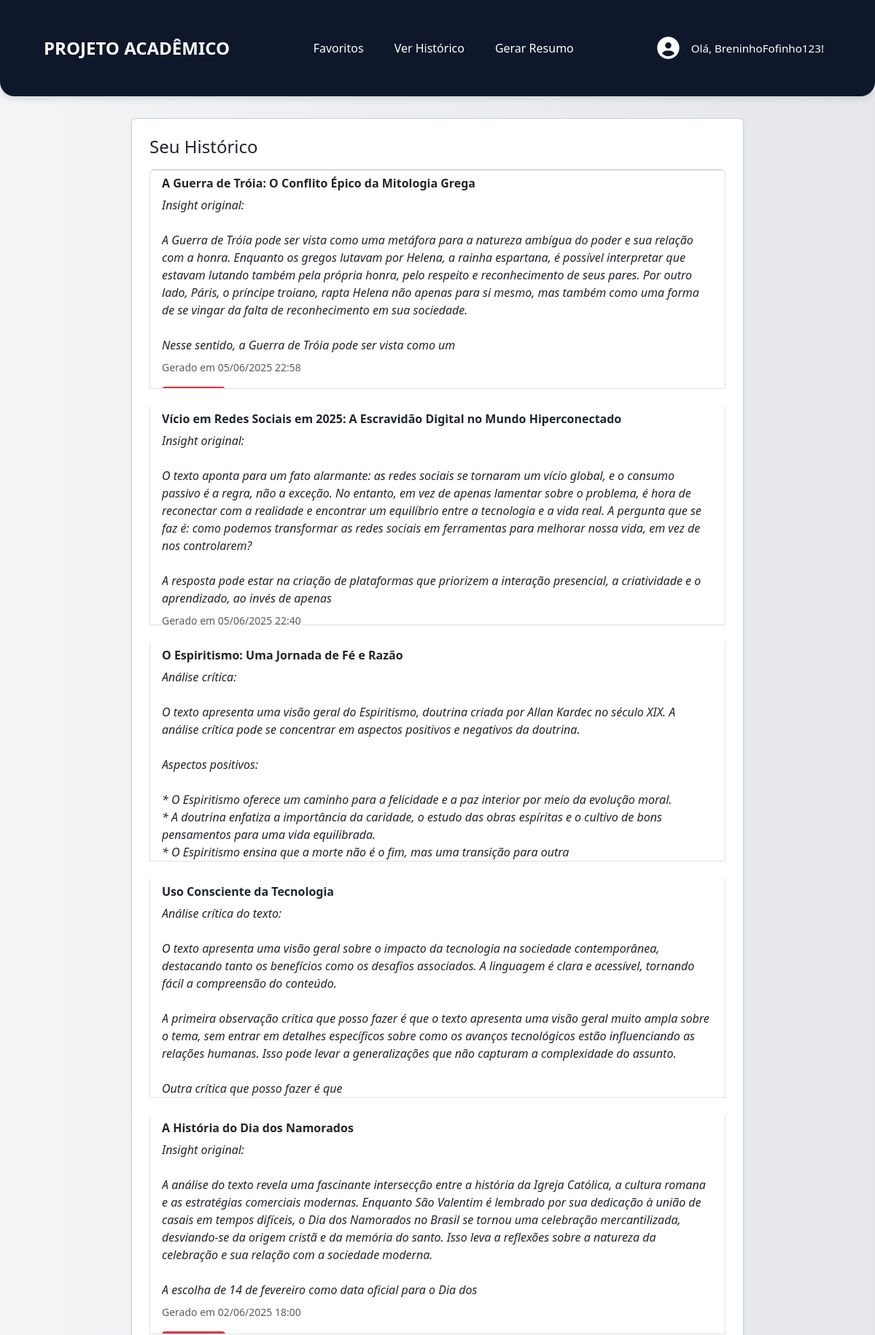
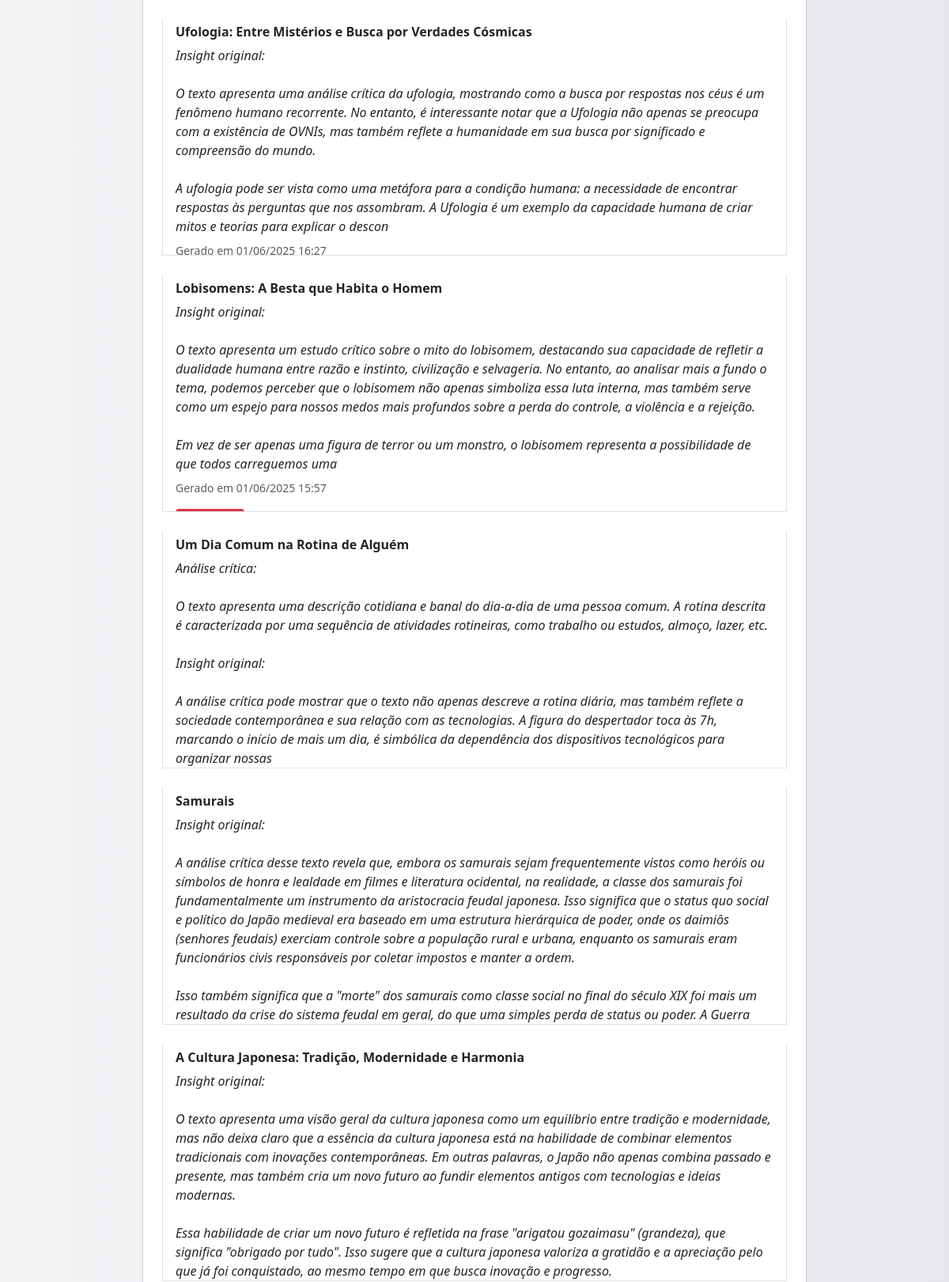
Screenshot of /historico/ (signed in, upper part) with the database file from the repository (2 pictures, top to bottom).
### meu_app/models.py (models this page shows)
class Usuario(models.Model):
    nome = models.CharField(max_length=100)
    email = models.EmailField(unique=True)
    senha = models.CharField(max_length=100)
    def __str__(self):
        return self.nome

class ResumoGerado(models.Model):
    texto_original = models.ForeignKey(TextoOriginal, on_delete=models.CASCADE)
    resumo = models.TextField()
    data_criacao = models.DateTimeField(auto_now_add=True)
    foi_exportado_pdf = models.BooleanField(default=False)

class TextoOriginal(models.Model):
    usuario = models.ForeignKey(Usuario, on_delete=models.CASCADE)
    titulo = models.CharField(max_length=200)
    conteudo = models.TextField()
    data_envio = models.DateTimeField(auto_now_add=True)

### meu_app/views.py (the view)
# urls.py: path('historico/', views.historico, name='historico'),
def historico(request):
    usuario_id = request.session.get('usuario_id')
    if not usuario_id:
        return redirect('login')
    usuario = get_object_or_404(Usuario, pk=usuario_id)
    resumos = ResumoGerado.objects.filter(texto_original__usuario_id=usuario_id).order_by("-data_criacao")
    return render(request, 'meu_app/historico.html', {
        'resumos': resumos,
        'usuario': usuario
    })

### meu_app/templates/meu_app/historico.html (shortened to what this page needs)
{% load static %}
<!DOCTYPE html>
<html lang="pt-br">
<head>
    <link rel="stylesheet" href="https://cdnjs.cloudflare.com/ajax/libs/font-awesome/6.5.0/css/all.min.css">
    <link rel="stylesheet" href="https://cdn.jsdelivr.net/npm/bootstrap@5.3.0/dist/css/bootstrap.min.css">
    <link rel="stylesheet" href="{% static 'meu_app/style.css' %}">
</head>
<body>
    <header class="cabecalho p-3">
        <div class="container d-flex flex-wrap justify-content-between align-items-center">
            <a href="{% url 'index' %}" class="logo text-white text-decoration-none fs-4 fw-bold">
                PROJETO ACADÊMICO
            </a>
            <nav class="nav">
                <a href="#" class="nav-link text-white px-3">Favoritos</a>
                <a href="{% url 'historico' %}" class="nav-link text-white px-3">Ver Histórico</a>
                <a href="{% url 'index' %}" class="nav-link text-white px-3">Gerar Resumo</a>
            </nav>
            <div class="perfil d-flex align-items-center">
                <i class="fas fa-user-circle fa-2x me-2 text-white"></i>
                <a href="{% url 'perfil' usuario.id %}" class="nav-link text-white p-0">Olá, {{ usuario }}!</a>
            </div>
        </div>
    </header>
    <main class="flex-fill">
        {% if resumos %}
        <div class="container my-6" style="max-width: 900px;">
            <div class="card p-4 shadow-sm">
                <h4 class="mb-3">Seu Histórico</h4>
                <ul class="list-group">
                    {% for resumo in resumos %}
                    <li class="list-group-item mb-4">
                        <h6 class="fw-bold mb-2">{{ resumo.texto_original.titulo }}</h6>
                        <p class="mb-2"><em>{{ resumo.resumo }}</em></p>
                        <small class="text-muted d-block mb-3">Gerado em {{ resumo.data_criacao|date:"d/m/Y H:i" }}</small>
                        <button type="button"
                            class="btn btn-danger btn-sm"
                            data-bs-toggle="modal"
                            data-bs-target="#modalConfirmacao"
                            data-resumo-id="{{ resumo.id }}"
                            data-titulo="{{ resumo.texto_original.titulo }}">
                        </button>
                    </li>
                    {% endfor %}
                </ul>
            </div>
        </div>
        {% else %}
            <p class="text-center mt-5">Você ainda não gerou nenhum resumo.</p>
        {% endif %}
    </main>
</body>
</html>

### meu_app/static/meu_app/style.css (style rules this page uses)
* { margin: 0; padding: 0; box-sizing: border-box; }
body { font-family: 'Segoe UI', Tahoma, Geneva, Verdana, sans-serif; background: linear-gradient(to right, #f3f4f6, #e5e7eb); color: #111827; min-height: 100vh; }
.cabecalho { background-color: #0f172a !important; color: white; box-shadow: 0 4px 10px rgba(0, 0, 0, 0.1); border-bottom-left-radius: 20px; border-bottom-right-radius: 20px; }
.cabecalho a { text-decoration: none; color: white; margin-right: 10px; }
.container { display: flex; padding: 30px; gap: 30px; }
.nav-link { color: white; font-weight: 500; transition: color 0.3s; }
.perfil { gap: 8px; font-size: 0.95rem; }
.list-group-item p { word-break: break-word; white-space: pre-wrap; max-width: 100%; overflow-x: auto; }
.list-group-item { max-height: 300px; overflow-y: auto; }

### rows the page displays
Usuario: nome "BreninhoFofinho123"
ResumoGerado: texto_original.titulo "A Guerra de Tróia: O Conflito Épico da Mitologia Grega", resumo "Insight original: A Guerra de Tróia pode ser vista como uma metáfora para a natureza ambígua do poder e sua relação com a honra. Enquanto os gregos lutavam por Helena, a rainha espartana, é possível interpretar que estavam lutando também pela própria honra, pelo respeito e reconhecimento de seus pares. Por outro lado, Páris, o príncipe troiano, rapta Helena não apenas para si mesmo, mas também como uma forma de se vingar da falta de reconhecimento em sua sociedade. Nesse sentido, a Guerra de Tróia pode ser vista como um", data_criacao "05/06/2025 22:58"
ResumoGerado: texto_original.titulo "Vício em Redes Sociais em 2025: A Escravidão Digital no Mundo Hiperconectado", resumo "Insight original: O texto aponta para um fato alarmante: as redes sociais se tornaram um vício global, e o consumo passivo é a regra, não a exceção. No entanto, em vez de apenas lamentar sobre o problema, é hora de reconectar com a realidade e encontrar um equilíbrio entre a tecnologia e a vida real. A pergunta que se faz é: como podemos transformar as redes sociais em ferramentas para melhorar nossa vida, em vez de nos controlarem? A resposta pode estar na criação de plataformas que priorizem a interação presencial, a criatividade e o aprendizado, ao invés de apenas", data_criacao "05/06/2025 22:40"
ResumoGerado: texto_original.titulo "O Espiritismo: Uma Jornada de Fé e Razão", resumo "Análise crítica: O texto apresenta uma visão geral do Espiritismo, doutrina criada por Allan Kardec no século XIX. A análise crítica pode se concentrar em aspectos positivos e negativos da doutrina. Aspectos positivos: * O Espiritismo oferece um caminho para a felicidade e a paz interior por meio da evolução moral. * A doutrina enfatiza a importância da caridade, o estudo das obras espíritas e o cultivo de bons pensamentos para uma vida equilibrada. * O Espiritismo ensina que a morte não é o fim, mas uma transição para outra"
ResumoGerado: texto_original.titulo "Uso Consciente da Tecnologia", resumo "Análise crítica do texto: O texto apresenta uma visão geral sobre o impacto da tecnologia na sociedade contemporânea, destacando tanto os benefícios como os desafios associados. A linguagem é clara e acessível, tornando fácil a compreensão do conteúdo. A primeira observação crítica que posso fazer é que o texto apresenta uma visão geral muito ampla sobre o tema, sem entrar em detalhes específicos sobre como os avanços tecnológicos estão influenciando as relações humanas. Isso pode levar a generalizações que não capturam a complexidade do assunto. Outra crítica que posso fazer é que"
ResumoGerado: texto_original.titulo "A História do Dia dos Namorados", resumo "Insight original: A análise do texto revela uma fascinante intersecção entre a história da Igreja Católica, a cultura romana e as estratégias comerciais modernas. Enquanto São Valentim é lembrado por sua dedicação à união de casais em tempos difíceis, o Dia dos Namorados no Brasil se tornou uma celebração mercantilizada, desviando-se da origem cristã e da memória do santo. Isso leva a reflexões sobre a natureza da celebração e sua relação com a sociedade moderna. A escolha de 14 de fevereiro como data oficial para o Dia dos", data_criacao "02/06/2025 18:00"
ResumoGerado: texto_original.titulo "Ufologia: Entre Mistérios e Busca por Verdades Cósmicas", resumo "Insight original: O texto apresenta uma análise crítica da ufologia, mostrando como a busca por respostas nos céus é um fenômeno humano recorrente. No entanto, é interessante notar que a Ufologia não apenas se preocupa com a existência de OVNIs, mas também reflete a humanidade em sua busca por significado e compreensão do mundo. A ufologia pode ser vista como uma metáfora para a condição humana: a necessidade de encontrar respostas às perguntas que nos assombram. A Ufologia é um exemplo da capacidade humana de criar mitos e teorias para explicar o descon", data_criacao "01/06/2025 16:27"
ResumoGerado: texto_original.titulo "Lobisomens: A Besta que Habita o Homem", resumo "Insight original: O texto apresenta um estudo crítico sobre o mito do lobisomem, destacando sua capacidade de refletir a dualidade humana entre razão e instinto, civilização e selvageria. No entanto, ao analisar mais a fundo o tema, podemos perceber que o lobisomem não apenas simboliza essa luta interna, mas também serve como um espejo para nossos medos mais profundos sobre a perda do controle, a violência e a rejeição. Em vez de ser apenas uma figura de terror ou um monstro, o lobisomem representa a possibilidade de que todos carreguemos uma", data_criacao "01/06/2025 15:57"
ResumoGerado: texto_original.titulo "Um Dia Comum na Rotina de Alguém", resumo "Análise crítica: O texto apresenta uma descrição cotidiana e banal do dia-a-dia de uma pessoa comum. A rotina descrita é caracterizada por uma sequência de atividades rotineiras, como trabalho ou estudos, almoço, lazer, etc. Insight original: A análise crítica pode mostrar que o texto não apenas descreve a rotina diária, mas também reflete a sociedade contemporânea e sua relação com as tecnologias. A figura do despertador toca às 7h, marcando o início de mais um dia, é simbólica da dependência dos dispositivos tecnológicos para organizar nossas"
ResumoGerado: texto_original.titulo "Samurais", resumo "Insight original: A análise crítica desse texto revela que, embora os samurais sejam frequentemente vistos como heróis ou símbolos de honra e lealdade em filmes e literatura ocidental, na realidade, a classe dos samurais foi fundamentalmente um instrumento da aristocracia feudal japonesa. Isso significa que o status quo social e político do Japão medieval era baseado em uma estrutura hierárquica de poder, onde os daimiôs (senhores feudais) exerciam controle sobre a população rural e urbana, enquanto os samurais eram funcionários civis responsáveis por coletar impostos e manter a ordem. Isso também significa que a \"morte\" dos samurais como classe social no final do século XIX foi mais um…"
ResumoGerado: texto_original.titulo "A Cultura Japonesa: Tradição, Modernidade e Harmonia", resumo "Insight original: O texto apresenta uma visão geral da cultura japonesa como um equilíbrio entre tradição e modernidade, mas não deixa claro que a essência da cultura japonesa está na habilidade de combinar elementos tradicionais com inovações contemporâneas. Em outras palavras, o Japão não apenas combina passado e presente, mas também cria um novo futuro ao fundir elementos antigos com tecnologias e ideias modernas. Essa habilidade de criar um novo futuro é refletida na frase \"arigatou gozaimasu\" (grandeza), que significa \"obrigado por tudo\". Isso sugere que a cultura japonesa valoriza a gratidão e a apreciação pelo que já foi conquistado, ao mesmo tempo em que busca inovação e progresso.…"
